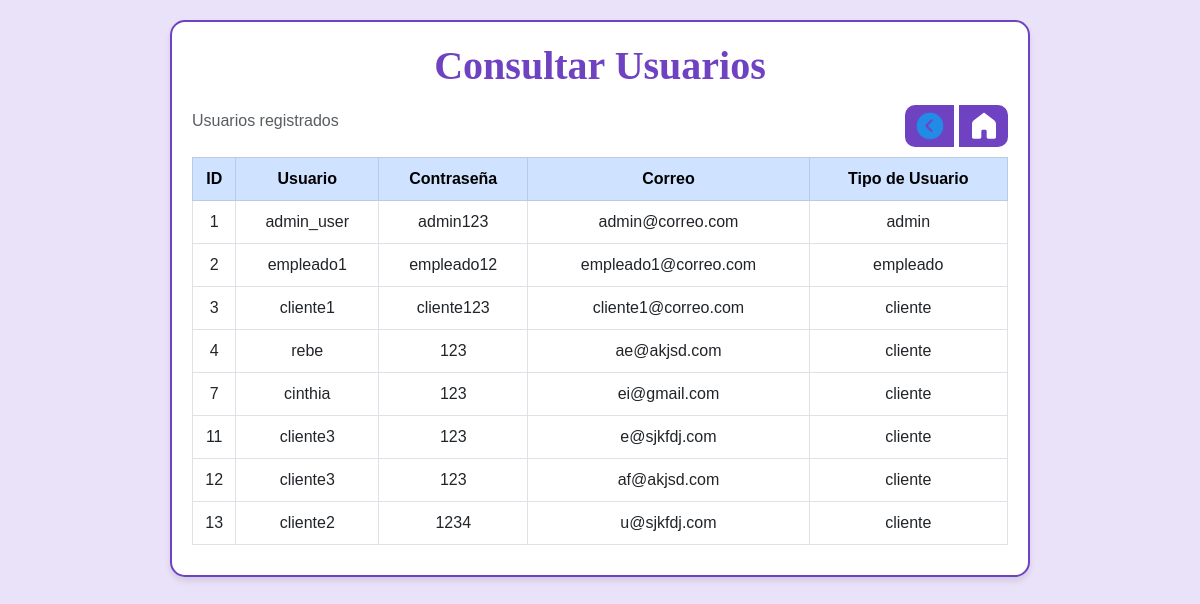
Screenshot of /consultausuario.php with the database file from the repository.
### tables this page shows
CREATE TABLE `usuarios` (
  `id_usuarios` int(11) NOT NULL,
  `usuario` varchar(15) NOT NULL,
  `contrasena` varchar(10) NOT NULL,
  `correo` varchar(111) NOT NULL,
  `tipo_usuario` enum('empleado','cliente','admin') NOT NULL
);

### consultausuario.php (the view, shortened to what this page needs)
<?php
include './Static/connect/bd.php';
?>
<!DOCTYPE html>
<html lang="en">
<head>
    <link href="https://cdn.jsdelivr.net/npm/bootstrap@5.3.0/dist/css/bootstrap.min.css" rel="stylesheet">
    <link rel="stylesheet" href="./Static/css/Style.css">
</head>
<body>
    <div class="main-container">
        <div class="card-custom">
            <h2 class="header-title">Consultar Usuarios</h2>
            <div class="table-container mt-4">
                <div class="table-responsive">
                    <div class="d-flex justify-content-between mb-3">
                        <div class="text-muted">Usuarios registrados</div>
                        <div class="btn-group">
                            <a href="admin.php" class="btn btn-purple">
                                <img src="./Static/img/back.png" class="icon-btn" alt="Regresar">
                            </a>
                            <a href="./index.php" class="btn btn-purple ms-2">
                            </a>
                        </div>
                    </div>
                    <table class="table table-bordered">
                        <thead>
                            <tr class="table-primary text-dark">
                                <th>ID</th>
                                <th>Usuario</th>
                                <th>Contraseña</th>
                                <th>Correo</th>
                                <th>Tipo de Usuario</th>
                            </tr>
                        </thead>
                        <tbody>
                            <?php
                            $sql = "SELECT * FROM usuarios";
                            $exec = mysqli_query($conn, $sql);
                            while ($rows = mysqli_fetch_array($exec)) {
                            ?>
                            <tr>
                                <td><?php echo $rows['id_usuarios']; ?></td>
                                <td><?php echo $rows['usuario']; ?></td>
                                <td><?php echo $rows['contrasena']; ?></td>
                                <td><?php echo $rows['correo']; ?></td>
                                <td><?php echo $rows['tipo_usuario']; ?></td>
                            </tr>
                            <?php } ?>
                        </tbody>
                    </table>
                </div>
            </div>
        </div>
    </div>
</body>
</html>

### Static/css/Style.css (style rules this page uses)
:root { --fuenteHeading:'PT Sans','sans-serif'; --fuenteparrafos:'Open Sans','sans-serif'; --primario: #03492d; --gris: #e1e1e1; --blanco: #ffffff; --negro: #000000; }
html { box-sizing: border-box; font-size: 62.5%; }
*,*::before, *::after { box-sizing: inherit; }
body { font-family: var(--fuenteHeading); font-size: 1.6rem; line-height: 2; background-color: #b446c8; }
a { text-decoration: none; }
h1,h2,h3,h4 { font-family: var(--fuenteHeading); line-height: 1.2; }
h2 { font-size: 4rem; }
img { max-width: 100%; }

### consultausuario.php (style rules this page uses)
body { background-color: #eae2f8; font-family: 'PT Sans', sans-serif; }
.main-container { max-width: 900px; margin: 0 auto; padding: 20px; }
.card-custom { background-color: #fff; border: 2px solid #6f42c1; border-radius: 15px; box-shadow: 0 4px 6px rgba(0, 0, 0, 0.1); padding: 20px; }
.header-title { color: #6f42c1; font-weight: bold; text-align: center; }
.table-container { overflow-x: auto; }
.table th, .table td { text-align: center; vertical-align: middle; }
.btn-purple { background-color: #6f42c1; color: #fff; border-radius: 10px; }
.icon-btn { width: 32px; height: 32px; }

### rows the page displays
usuarios: id_usuarios "1", usuario "admin_user", contrasena "admin123", correo "admin@correo.com", tipo_usuario "admin"
usuarios: id_usuarios "2", usuario "empleado1", contrasena "empleado12", correo "empleado1@correo.com", tipo_usuario "empleado"
usuarios: id_usuarios "3", usuario "cliente1", contrasena "cliente123", correo "cliente1@correo.com", tipo_usuario "cliente"
usuarios: id_usuarios "4", usuario "rebe", contrasena "123", correo "ae@akjsd.com", tipo_usuario "cliente"
usuarios: id_usuarios "7", usuario "cinthia", contrasena "123", correo "ei@gmail.com", tipo_usuario "cliente"
usuarios: id_usuarios "11", usuario "cliente3", contrasena "123", correo "e@sjkfdj.com", tipo_usuario "cliente"
usuarios: id_usuarios "12", usuario "cliente3", contrasena "123", correo "af@akjsd.com", tipo_usuario "cliente"
usuarios: id_usuarios "13", usuario "cliente2", contrasena "1234", correo "u@sjkfdj.com", tipo_usuario "cliente"
